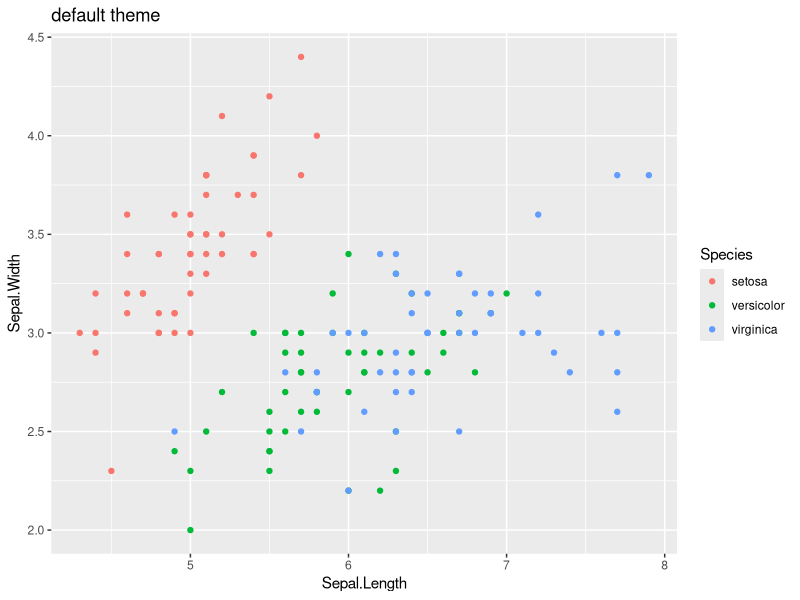

Recreate this plot in R.
## ---- chunk 1
library(knitr)
options(replace.assign=TRUE,width=90,xtable.comment = F)
opts_chunk$set(fig.show='hold',tidy=FALSE,
  fig.width=8,fig.height=8,fig.scap=NA,highlight = T)
if (identical(knitr:::pandoc_to(), 'latex')) {
	knit_hooks$set(plot = hook_plot_tex)
	opts_chunk$set(fig.align="center",out.width="3in",out.height="3in")
}
if (identical(knitr:::pandoc_to(), 'html')) knit_hooks$set(plot = hook_plot_html)
## ---- chunk 2
library(ggplot2)
library(ggthemes)
## ---- chunk 3
# constants/calculations we do not show in the text
numlist  =   10 # number of observations in iris data set that is listed
## ---- chunk 4
data(iris)
## ---- chunk 5
kable(iris[1:numlist,],row.names=F,longtable=F)
## ---- chunk 6
p <- ggplot(iris, aes(Sepal.Length, Sepal.Width, colour = Species)) + 
  geom_point() 
p + labs(title = 'default theme')
## ---- chunk 7
sessionInfo()
